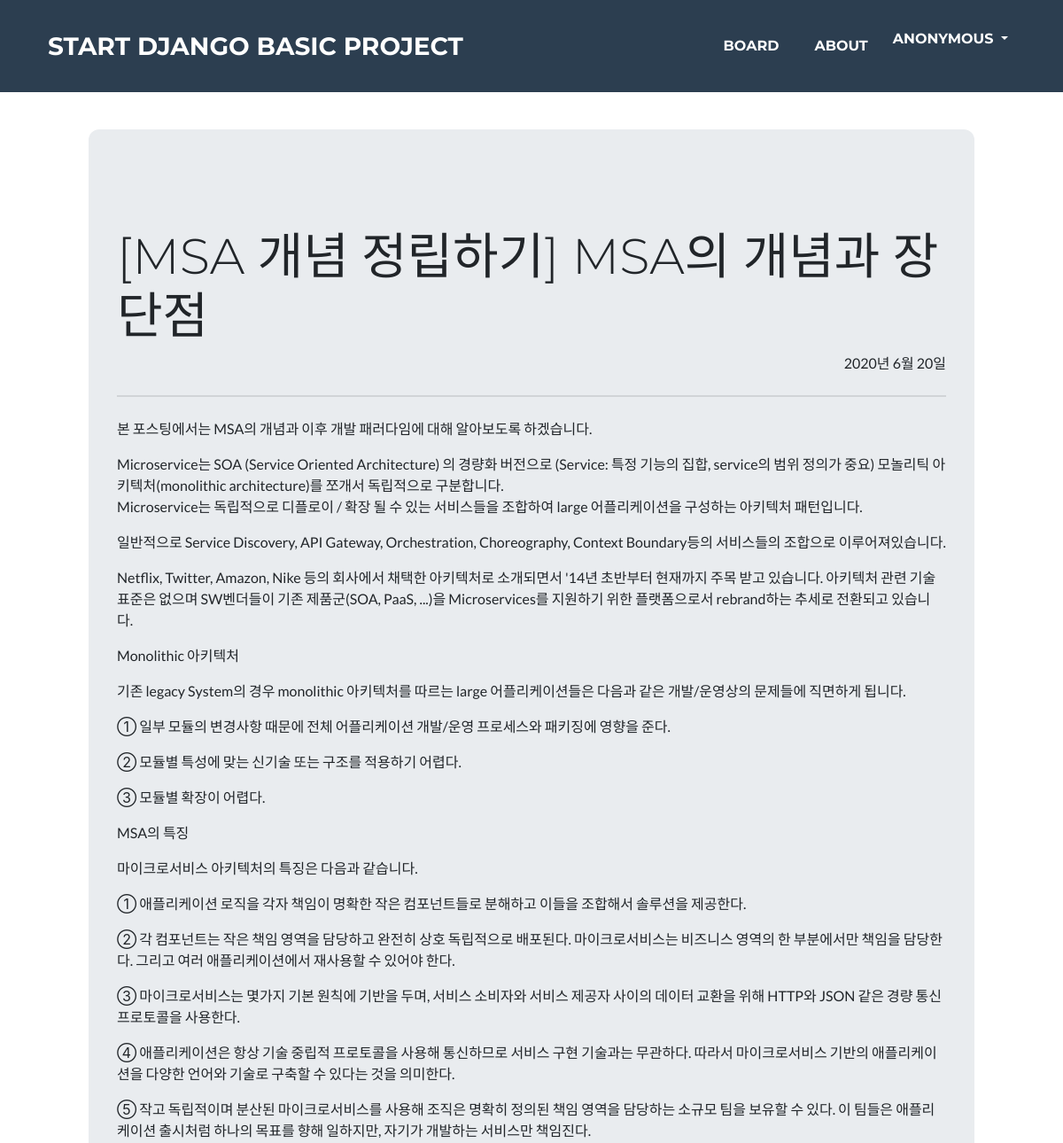
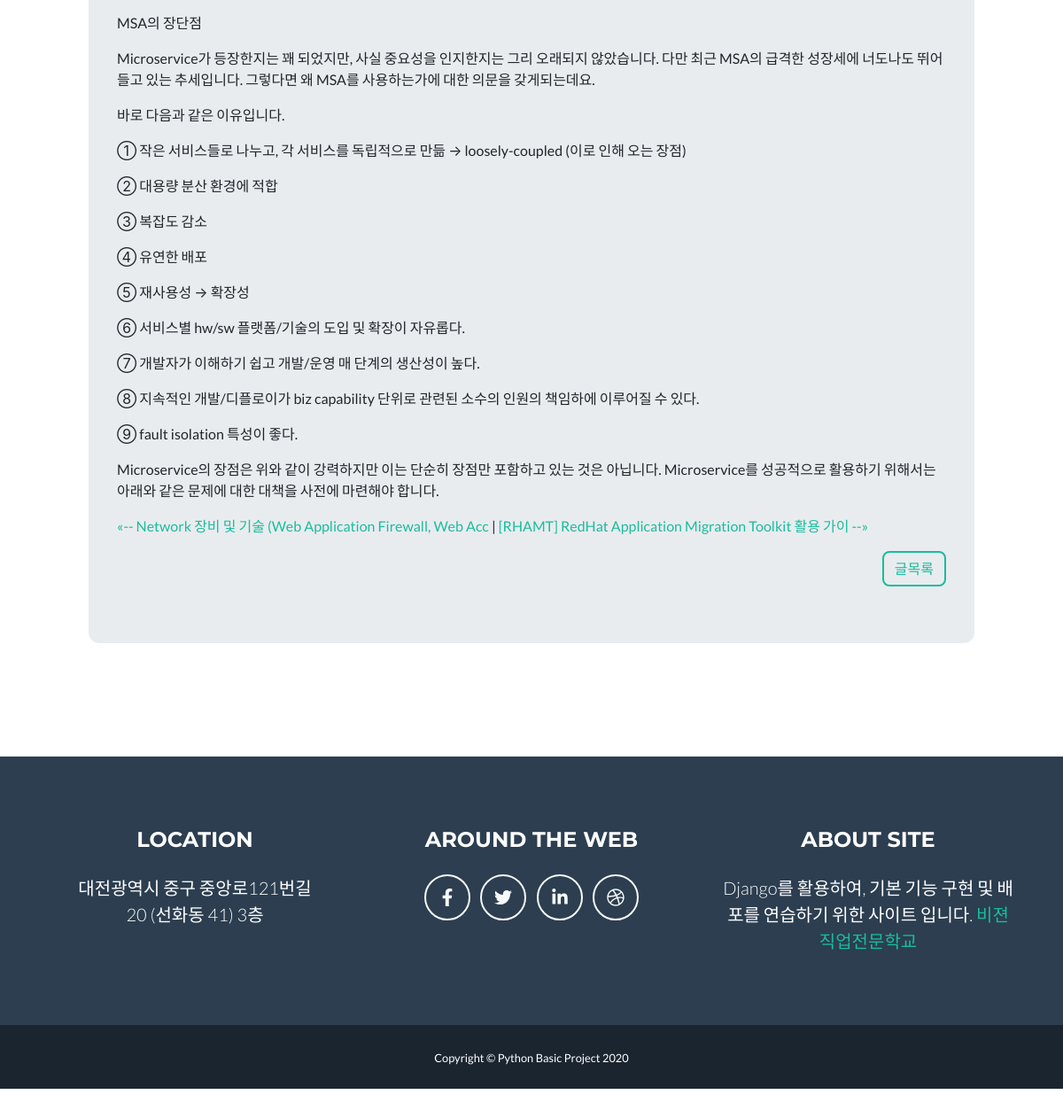
Page /board/post/msa-개념-정립하기-msa의-개념과-장단점/ on the committed database (2 pictures, top to bottom).
### board/models.py (models this page shows, shortened)
class Post(models.Model):
    title = models.CharField(verbose_name='TITLE', max_length=50)
    slug = models.SlugField('SLUG', unique=True, allow_unicode=True, help_text='one word for title alias.')
    description = models.CharField('DESCRIPTION', max_length=100, blank=True, help_text='simple description text.')
    content = models.TextField('CONTENT')
    create_dt = models.DateTimeField('CREATE DATE', auto_now_add=True)
    modify_dt = models.DateTimeField('MODIFY DATE', auto_now=True)
    owner = models.ForeignKey(User, on_delete=models.CASCADE, verbose_name='OWNER', blank=True, null=True)
    class Meta:
        verbose_name = 'post'
        verbose_name_plural = 'posts'
        db_table = 'board_posts'
        ordering = ('-modify_dt',)
    def __str__(self):
        return self.title
    def get_absolute_url(self):
        return reverse('board:post_detail', args=(self.slug,))
    def get_previous(self):
        return self.get_previous_by_modify_dt()
    def get_next(self):
        return self.get_next_by_modify_dt()

### board/templates/board/post_detail.html (shortened to what this page needs)
{% extends 'base.html' %}
{% load static %}
{% block main %}
<main class="page-section portfolio" style="margin-top:50px">
    <div class="jumbotron col-lg-10 mx-auto">
      <p class="lead text-right"> {{ object.description }} &#9;&nbsp; &#9;&nbsp;&#9;&nbsp;</p>
      <h1 class="display-4">{{ object.title }}</h1>
      <p class="text-right">{{ object.modify_dt|date:"Y년 n월 d일" }}</p>
      <hr class="my-4">
      <p class="text-right"> {{ object.content|linebreaks }}</p>
      <p>
        {% if object.get_previous %}
        <a href="{{ object.get_previous.get_absolute_url }}" title="View previous post">
            &laquo;-- {{ object.get_previous }}
        </a>
        {% endif %}
        {% if object.get_next %}
        | <a href="{{ object.get_next.get_absolute_url }}" title="View next post">
        {{ object.get_next }} --&raquo;
        </a>
        {% endif %}
      </p>
        <div align="right">
               <a class="btn btn-outline-primary" href="{% url 'board:index' %}" role="button">글목록</a>
        </div>
    </div>
</main>
{% endblock %}

### rows in the picture
Post: title "[MSA 개념 정립하기] MSA의 개념과 장단점", modify_dt "2020년 6월 20일", content "본 포스팅에서는 MSA의 개념과 이후 개발 패러다임에 대해 알아보도록 하겠습니다. Microservice는 SOA (Service Oriented Architecture) 의 경량화 버전으로 (Service: 특정 기능의 집합, service의 범위 정의가 중요) 모놀리틱 아키텍처(monolithic architecture)를 쪼개서 독립적으로 구분합니다. Microservice는 독립적으로 디플로이 / 확장 될 수 있는 서비스들을 조합하여 large 어플리케이션을 구성하는 아키텍처 패턴입니다. 일반적으로 Service Discovery, API Gateway, Orchestration, Choreography, Context Boundary등의 서비스들의 조합으로 이루어져있습니다. Netflix, Twitter, Amazon, Nike 등의 회사에서 채택한 아키텍처로 소개되면서 '14년 초반부터 현재까지 주목 받고 있습니다. 아키텍처 관련 기술 표준은 없으며 SW벤더들이 기존 제품군(SOA, PaaS, ...)을 Microservices를 지원하기 위한 플랫폼으로서 rebrand하는 추세로 전환되고 있습니다. Monolithic 아키텍처 기존 legacy System의 경우 monolithic 아키텍처를 따르는 large 어플리케이션들은 다음과 같은 개발/운영상의 문제들에 직면하게 됩니다. ① 일부 모듈의 변경사항 때문에 전체…", get_previous "Network 장비 및 기술 (Web Application Firewall, Web Acc", get_next "[RHAMT] RedHat Application Migration Toolkit 활용 가이"
